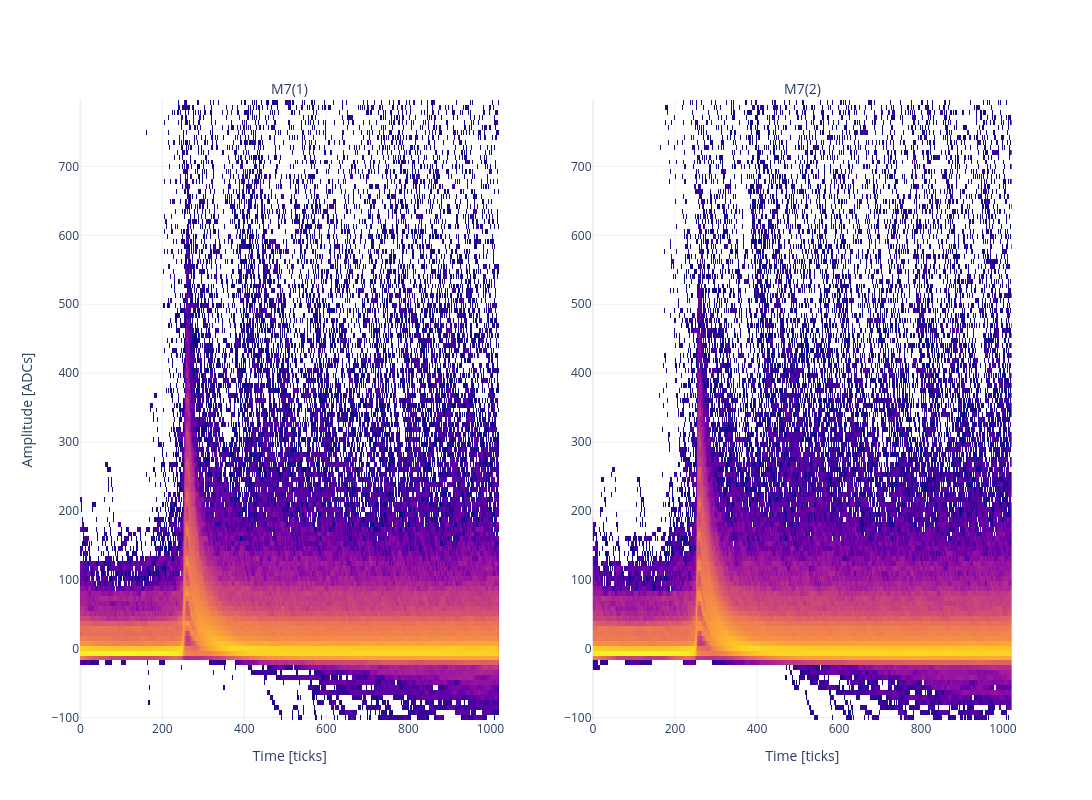

The code cell stored with this chart in its notebook:
### Code cell
argsheat = dict(
    mode="heatmap",
    analysis_label="std",
    adc_range_above_baseline=800,
    adc_range_below_baseline=-100,
    adc_bins=125,
    time_bins=wfset_full.points_per_wf//2,
    filtering=36,
    share_y_scale=False,
    share_x_scale=True,
    wfs_per_axes=5000,
    zlog=True,
    width=1300,
    higth=650,
    showplots=True
)

#detector = groupLow
# detector = groupHig
#detector = groupall

detector=["M7(1)","M7(2)"]
#detector=["C2(1)"]

plot_detectors(wfset_optimal, detector, **argsheat)

### Figure 1 — Plotly figure (JSON) as saved in the notebook; plotly's stock layout.template omitted (floating-point values rounded to 4 significant figures; data arrays with more than 128 entries replaced by an {"elided": "..."} marker saying what was removed)
{"data": [{"dx": 1.998, "dy": 7.2, "name": "5000 Wf(s)[0,1,...]", "showscale": false, "transpose": true, "type": "heatmap", "x0": 0, "xaxis": "x", "y0": -100, "yaxis": "y", "z": {"elided": "512x125 float values"}}, {"dx": 1.998, "dy": 7.2, "name": "5000 Wf(s)[0,1,...]", "showscale": false, "transpose": true, "type": "heatmap", "x0": 0, "xaxis": "x2", "y0": -100, "yaxis": "y2", "z": {"elided": "512x125 float values"}}], "layout": {"annotations": [{"align": "center", "font": {"size": 14}, "showarrow": false, "text": "M7(1)", "x": 0.225, "xanchor": "center", "xref": "paper", "y": 1, "yanchor": "bottom", "yref": "paper"}, {"align": "center", "font": {"size": 14}, "showarrow": false, "text": "M7(2)", "x": 0.775, "xanchor": "center", "xref": "paper", "y": 1, "yanchor": "bottom", "yref": "paper"}, {"align": "center", "font": {"size": 14}, "showarrow": false, "text": "107-37", "x": 0, "xref": "x domain", "y": 1.25, "yref": "y domain"}, {"align": "center", "font": {"size": 14}, "showarrow": false, "text": "107-30", "x": 0, "xref": "x2 domain", "y": 1.25, "yref": "y2 domain"}, {"align": "center", "font": {"size": 14}, "showarrow": false, "text": "5000 Wf(s)[0,1,...]", "x": 1, "xref": "x domain", "y": 1.25, "yref": "y domain"}, {"align": "center", "font": {"size": 14}, "showarrow": false, "text": "5000 Wf(s)[0,1,...]", "x": 1, "xref": "x2 domain", "y": 1.25, "yref": "y2 domain"}], "height": 800, "showlegend": true, "title": {"text": ""}, "width": 1300, "xaxis": {"anchor": "y", "domain": [0, 0.45], "matches": "x", "title": {"text": "Time [ticks]"}}, "xaxis2": {"anchor": "y2", "domain": [0.55, 1], "matches": "x", "title": {"text": "Time [ticks]"}}, "yaxis": {"anchor": "x", "domain": [0, 1], "title": {"text": "Amplitude [ADCs]"}}, "yaxis2": {"anchor": "x2", "domain": [0, 1]}}}
